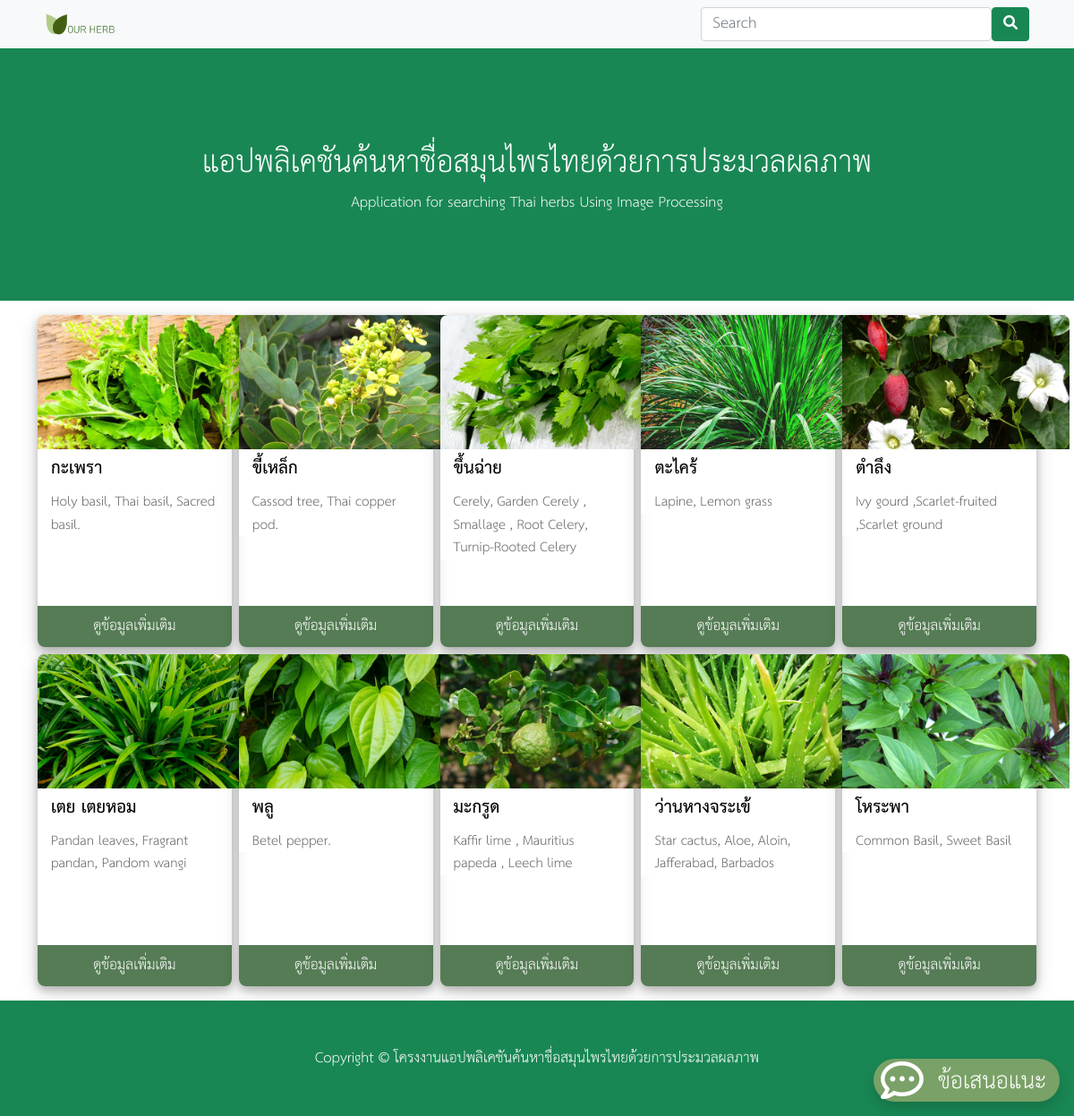
The page / on the database its author committed.
### tables this page shows
CREATE TABLE `herbname` (
  `herbID` int(11) NOT NULL,
  `nameShow` varchar(100) DEFAULT '',
  `herbImg` varchar(255) DEFAULT '',
  `scienceName` varchar(255) DEFAULT '',
  `familyHerb` varchar(255) DEFAULT '',
  `commonName` varchar(255) DEFAULT '',
  `localName` varchar(255) DEFAULT '',
  `created_at` timestamp NOT NULL DEFAULT current_timestamp()
);

### index.php (the view, shortened to what this page needs)
<?php
require_once('dev/db.php');
if (isset($_GET['q']) && $_GET['q'] != '') {
    $q = "%{$_GET['q']}%";
    $stmt = $conn->prepare("SELECT * FROM herbname WHERE  commonName  LIKE '$q' or scienceName LIKE '$q' or nameShow LIKE '$q' or familyHerb LIKE '$q' or localName LIKE '$q' order by nameShow asc ;");
    $stmt->execute();
    $result = $stmt->fetchAll();
    if (!$result) {
        $_SESSION['search'] = "error";
    }
} else {
    $stmt = $conn->prepare("SELECT * FROM herbname order by nameShow asc");
    $stmt->execute();
    $result = $stmt->fetchAll();
}
?>
<!DOCTYPE html>
<html lang="en">
<head>
    <link rel="stylesheet" href="./bootstrap/css/bootstrap.min.css">
    <link rel="stylesheet" href="./bootstrap/css/font.css">
    <link rel="stylesheet" href="https://cdnjs.cloudflare.com/ajax/libs/font-awesome/6.0.0/css/all.min.css">
    <link rel="stylesheet" href="./bootstrap/css/style.css">
</head>
<body>
    <div class="container-fulid bg-light">
        <div class="container">
            <nav class="navbar navbar-light p-2">
                <div class="d-flex col-12 col-md-3 col-lg-2 mb-2 mb-lg-0 flex-wrap flex-md-nowrap  justify-content-between">
                    <a href="index.php"><img src="./img/web/LOGO_ourherb.png" alt="logoOURHERB" width="45%" height="100%"></a>
                </div>
                <div class="col-12 col-md-4 col-lg-4">
                    <form action="" class=" d-flex" method="get">
                        <input class="form-control form-control-dark" type="search" placeholder="Search" name="q">
                        <button class="btn btn-success" type="submit"><i class="fa-solid fa-magnifying-glass"></i></button>
                    </form>
                </div>
            </nav>
        </div>
    </div>
    <header class="bg-success py-5">
        <div class="container px-4 px-lg-5 my-5">
            <div class="text-center text-white">
                <h2 class="text-white">แอปพลิเคชันค้นหาชื่อสมุนไพรไทยด้วยการประมวลผลภาพ</h2>
                <p>Application for searching Thai herbs Using Image Processing</p>
            </div>
        </div>
    </header>
    <section class="py-3">
        <div class="container">
            <?php
            if (!isset($_GET['herbID'])) { ?>
                <div class="row g-2 row-cols-1 row-cols-sm-2 row-cols-lg-5 justify-content-center">
                    <?php
                    foreach ($result as $row) {
                    ?>
                        <div class="col-md-3">
                            <div class="card-sl">
                                <div class="card-size">
                                    <div class="card-image">
                                        <img src="./img/imgHerb/<?php echo $row['herbImg']; ?> " />
                                    </div>
                                </div>
                                <div class="px200">
                                    <div class="card-heading">
                                        <?php echo $row['nameShow']; ?>
                                    </div>
                                    <div class="card-text">
                                        <?php echo $row['commonName']; ?>
                                    </div>
                                </div>
                                <a href="index.php?herbID=<?php echo $row['herbID']; ?>" class="card-button">
                                    ดูข้อมูลเพิ่มเติม</a>
                            </div>
                        </div>
                    <?php } ?>
                </div>
            <?php } else if (isset($_GET['herbID'])) {
                require_once('./seemore.php');
            } ?>
    </section>
    <footer class="py-5 bg-success">
        <div class="container">
            <p class="m-1 text-center text-white">Copyright &copy;
                โครงงานแอปพลิเคชันค้นหาชื่อสมุนไพรไทยด้วยการประมวลผลภาพ</p>
        </div>
    </footer>
    <a onclick="document.getElementById('feedherb').style.display='block'">
        <div class="d-flex flex-row-reverse me-5 me-sm-0 fixed-bottom">
            <div class="feedbox shadow" data-bs-toggle="modal" data-bs-target="#feedmodal">
                <div class="d-flex align-items-center">
                    <div class="flex-shrink-0">
                        <i class="fa-regular fa-comment-dots feedfix"></i>
                    </div>
                    <div class="flex-grow-1 ms-3 feedfont">
                        ข้อเสนอแนะ
                    </div>
                </div>
            </div>
        </div>
    </a>
</body>
</html>

### rows shown on the page
herbname: herbImg (picture), nameShow "กะเพรา", commonName "Holy basil, Thai basil, Sacred basil."
herbname: herbImg (picture), nameShow "ขี้เหล็ก", commonName "Cassod tree, Thai copper pod."
herbname: herbImg (picture), nameShow "ขึ้นฉ่าย", commonName "Cerely, Garden Cerely , Smallage , Root Celery, Turnip-Rooted Celery"
herbname: herbImg (picture), nameShow "ตะไคร้", commonName "Lapine, Lemon grass"
herbname: herbImg (picture), nameShow "ตำลึง", commonName "Ivy gourd ,Scarlet-fruited ,Scarlet ground"
herbname: herbImg (picture), nameShow "เตย เตยหอม", commonName "Pandan leaves, Fragrant pandan, Pandom wangi"
herbname: herbImg (picture), nameShow "พลู", commonName "Betel pepper."
herbname: herbImg (picture), nameShow "มะกรูด", commonName "Kaffir lime , Mauritius papeda , Leech lime"
herbname: herbImg (picture), nameShow "ว่านหางจระเข้", commonName "Star cactus, Aloe, Aloin, Jafferabad, Barbados"
herbname: herbImg (picture), nameShow "โหระพา", commonName "Common Basil, Sweet Basil"
